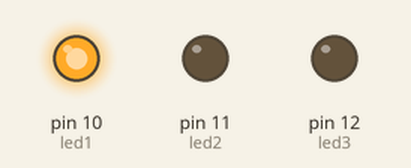
Simulated run of this sketch. Board: Arduino Uno, built with avr-gcc and run on an emulated ATmega328P. Parts: output pins drawn as LEDs (lit = HIGH).

Above: at 0.2 s.
At 1.2 s:
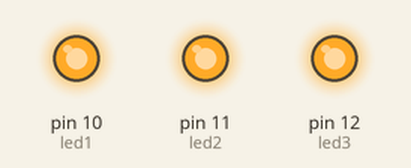
At 1.7 s:
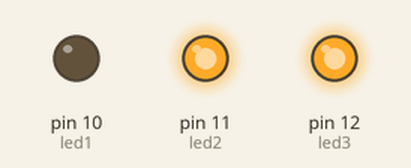
At 2.2 s:
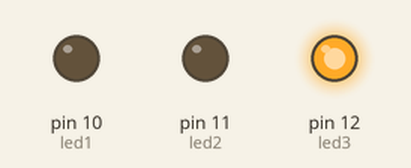
At 3.7 s:
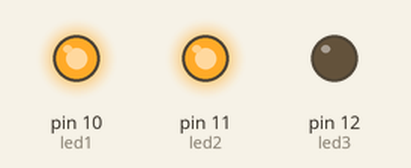
At 5.7 s:
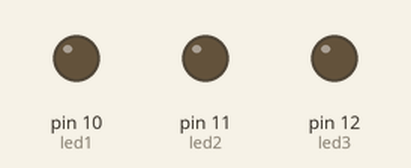
Timing chart, 0 to 6.9 s (numbered marks = the images above):
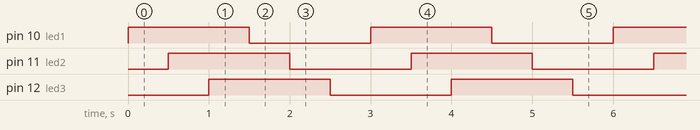

The sketch:

LEDforLoop.ino
```cpp
int led1 = 10, led2 = 11, led3 = 12;
void setup() {
  // put your setup code here, to run once:
  pinMode(led1,OUTPUT);
  pinMode(led2,OUTPUT);
  pinMode(led3,OUTPUT);
}

void loop() {
  // put your main code here, to run repeatedly:
  digitalWrite(led1,HIGH);
  delay(500);
  digitalWrite(led2,HIGH);
  delay(500);
  digitalWrite(led3,HIGH);
  delay(500);
  digitalWrite(led1,LOW);
  delay(500);
  digitalWrite(led2,LOW);
  delay(500);
  digitalWrite(led3,LOW);
  delay(500);
}
```

Measured:
- by itself, pin 10 (led1), pin 11 (led2), pin 12 (led3): alternates HIGH for 1.5 s and LOW for 1.5 s
- by itself, everything shown: repeats every 3.0 s, in 6 steps
